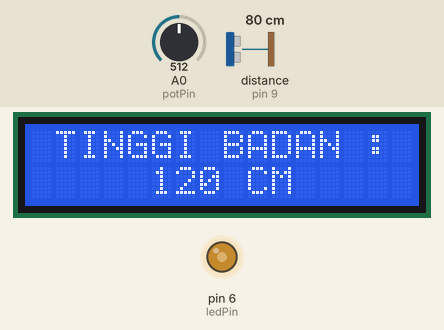
Simulated run of this sketch. Board: Arduino Uno, built with avr-gcc and run on an emulated ATmega328P. Parts: 16×2 character LCD, output pins drawn as LEDs (lit = HIGH). Wiring (inferred from the names in the program): ultrasonic range finder: trigger pin 8; echo pin 9. The inputs (shaded band) are chosen by the test bench; at power-on: distance to the obstacle (sensor on pin 9) 80 cm, A0 (potPin) = 512. The echo pulse lasts 58.3 µs per cm; pins used as bus, display or sensor lines are not drawn.

Above: at 1.2 s.
1.3 s: distance to the obstacle (sensor on pin 9) set to 120 cm
At 2.5 s:
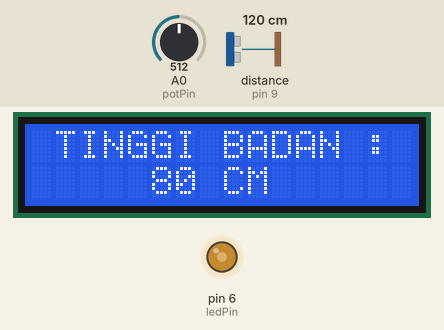
3.0 s: A0 (potPin) set to 716
At 4.3 s:
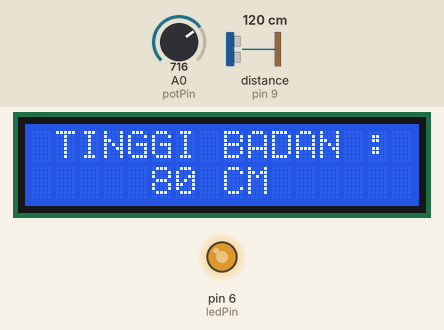
4.6 s: A0 (potPin) set to 900
At 5.4 s:
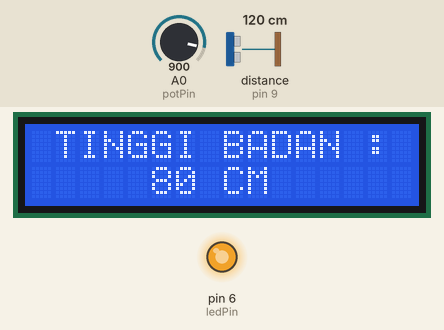
6.1 s: distance to the obstacle (sensor on pin 9) set to 2 cm
At 6.5 s:
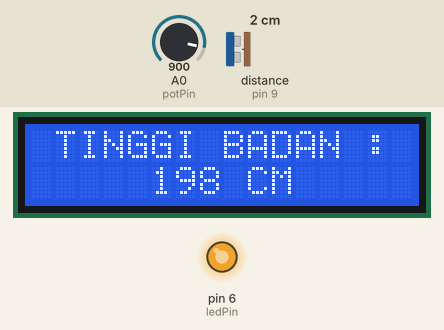
7.6 s: A0 (potPin) set to 122
At 8.8 s:
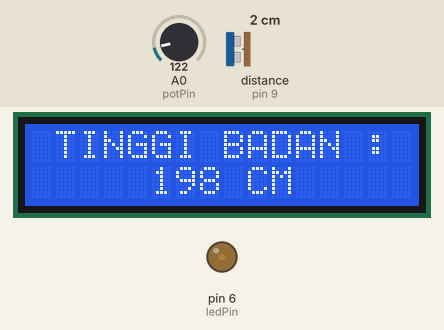
9.1 s: A0 (potPin) set to 0
At 10.6 s:
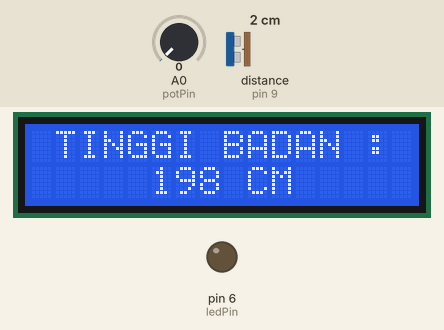
Timing chart, 0 to 11.6 s (numbered marks = the images above; inputs shaded):
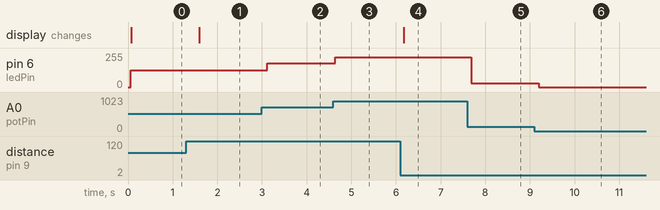

The sketch:

PINGkeLCD1.1.ino
```cpp
#include <LiquidCrystal.h>

//-------variabel dan pin lcd-------------------
LiquidCrystal lcd(12, 11, 5, 4, 3, 2);
int potPin = A0;    // Analog pin 0 untuk mengatur kecerahan
int ledPin = 6;     // Pin PWM untuk LED
int potValue = 0;   // variable untuk mentimpan hasil dari potensio
int kecerahan = 0;  // Convert potValue menjadi kecerahan
//-------variabel sensor ping-------------------
int trig = 8;
int echo = 9;
long duration, cm ;


void setup() {
 //-------setup lcd------------------------------
  pinMode(ledPin, OUTPUT);
  lcd.begin(16, 2);
  lcd.print(" TINGGI BADAN :");
  lcd.setCursor(0,1);
  //------setup sensor ping----------------------
  Serial.begin (9600);
  pinMode(trig, OUTPUT);
  pinMode(echo, INPUT);
}

void loop() {
  //-------set kursor dan kecerahan lcd----------
  //lcd.print("  H1A015020");
  lcd.setCursor(5,2);
  potValue = analogRead(potPin);
  kecerahan=map(potValue, 0, 1024, 0, 255);
  analogWrite(ledPin, kecerahan);
  //---------------------------------------------
  digitalWrite(trig, LOW);
  delayMicroseconds(5);
  digitalWrite(trig, HIGH);
  delayMicroseconds(10);
  digitalWrite(trig, LOW);
  pinMode(echo, INPUT);
  duration = pulseIn(echo, HIGH);
  cm = ((200)-(duration/58.2));
  lcd.print(         cm);
  lcd.print(" CM       ");
  lcd.println();
  delay(500);
}
```

Measured:
- after the input at 1.3 s, the display: changes after 0.30 s (image 1)
- after the input at 3.0 s, pin 6 (ledPin): 127/255 → 178/255 after 0.12 s
- after the input at 4.6 s, pin 6 (ledPin): 178/255 → 224/255 after 0.05 s
- after the input at 6.1 s, the display: changes after 0.08 s (image 4)
- after the input at 7.6 s, pin 6 (ledPin): 224/255 → 30/255 after 0.08 s
- after the input at 9.1 s, pin 6 (ledPin): 30/255 → 0/255 after 0.09 s
